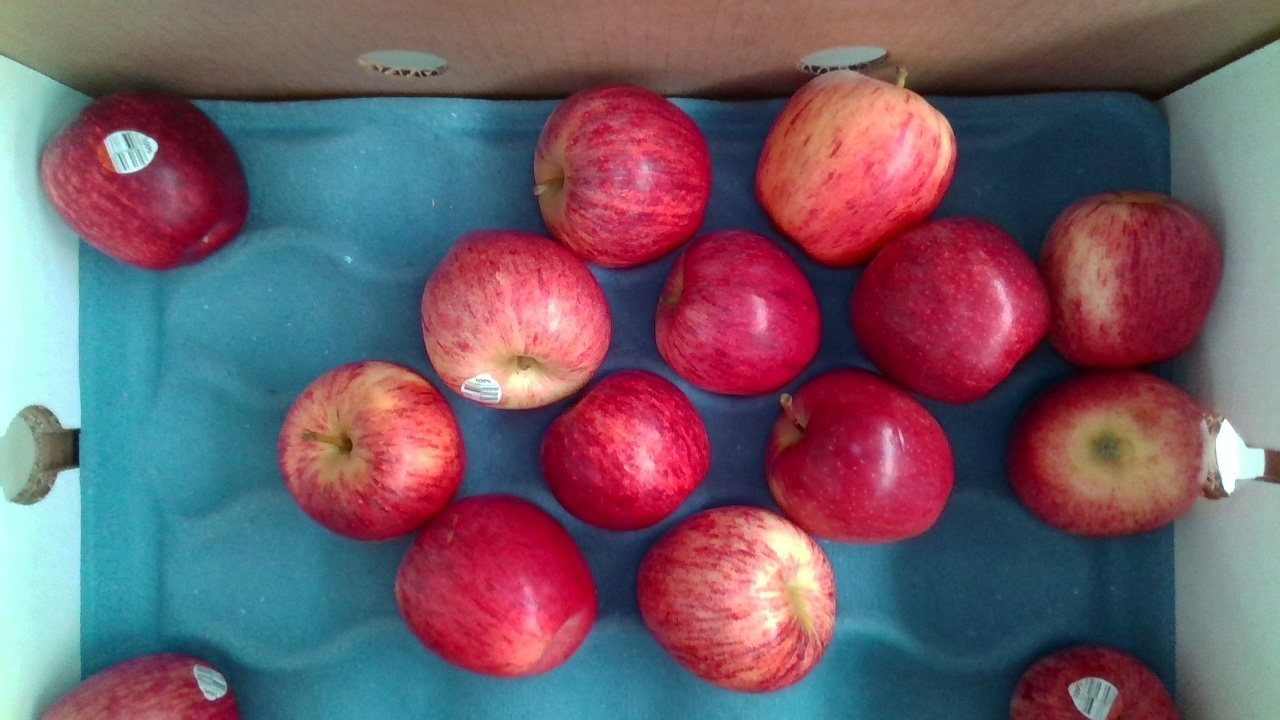
#> input picture 09_color_spaces/cpp/02_RGB/data/apples.png, 1280 x 720 px, found by its file name
$ python 04_HSV_color_space.py
#> lines starting #> are read from the running program, lines starting #| are printed output that depends on the picture
import cv2 as cv

def main():

    # Load image

    img = cv.imread("data/apples.PNG")
#> img is the input picture: shape (720, 1280, 3); mean B, G, R 104.1, 92.1, 113.9

    if img is None:
        print("ERROR::CV::Could not read image.")
        return 1

    # Resize image

    rows, cols, channels = img.shape
#> rows = 720; cols = 1280; channels = 3

    rows = rows // 2
#> rows = 360
    cols = cols // 2
#> cols = 640

    img = cv.resize(img, (cols, rows))
#> img: shape (360, 640, 3)

    cv.imshow("img", img)
    cv.waitKey(1)
    cv.imwrite('../images/04/01.PNG', img)

    # Convert from BGR color space to HSV

    hsv_img = cv.cvtColor(img, cv.COLOR_BGR2HSV)
#> hsv_img: shape (360, 640, 3); mean H, S, V 102.9, 142, 145.1

    cv.imshow("HSV", hsv_img)
    cv.waitKey(1)
    cv.imwrite("data/hsv.PNG", hsv_img)
    cv.imwrite('../images/04/02.PNG', hsv_img)

    H = hsv_img[:, :, 0]
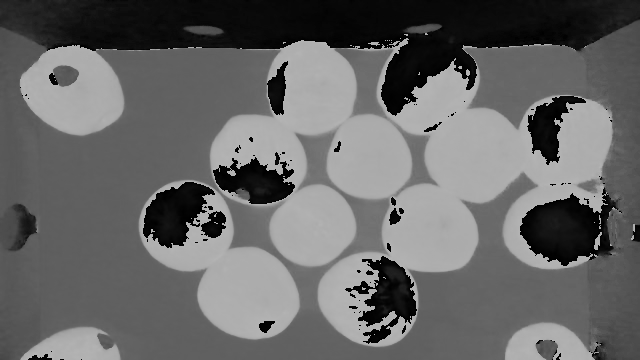
#> H: shape (360, 640); min 0, max 179, mean 102.9
    S = hsv_img[:, :, 1]
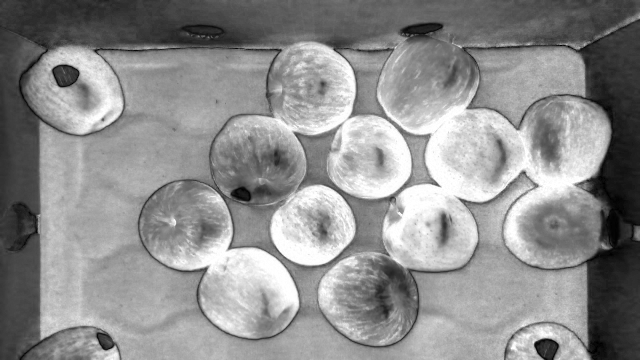
#> S: shape (360, 640); min 0, max 255, mean 142
    V = hsv_img[:, :, 2]
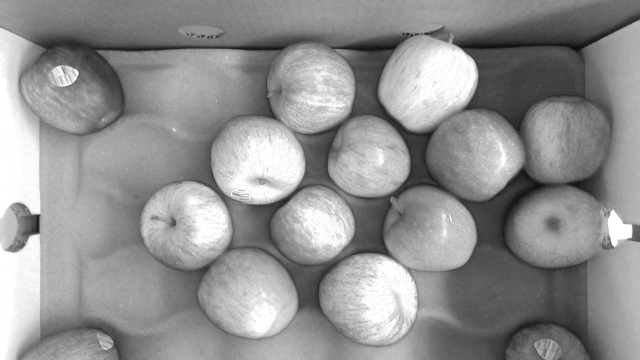
#> V: shape (360, 640); min 12, max 255, mean 145.1

    cv.imshow("H", H)
    cv.waitKey(1)
    cv.imwrite("data/hsv_H.PNG", H)
    cv.imwrite('../images/04/03.PNG', H)

    cv.imshow("S", S)
    cv.waitKey(1)
    cv.imwrite("data/hsv_S.PNG", S)
    cv.imwrite('../images/04/04.PNG', S)

    cv.imshow("V", V)
    cv.waitKey(0)
    cv.imwrite("data/hsv_V.PNG", V)
    cv.imwrite('../images/04/05.PNG', V)

    cv.destroyAllWindows()

    return 0

if __name__ == "__main__":

    main()
